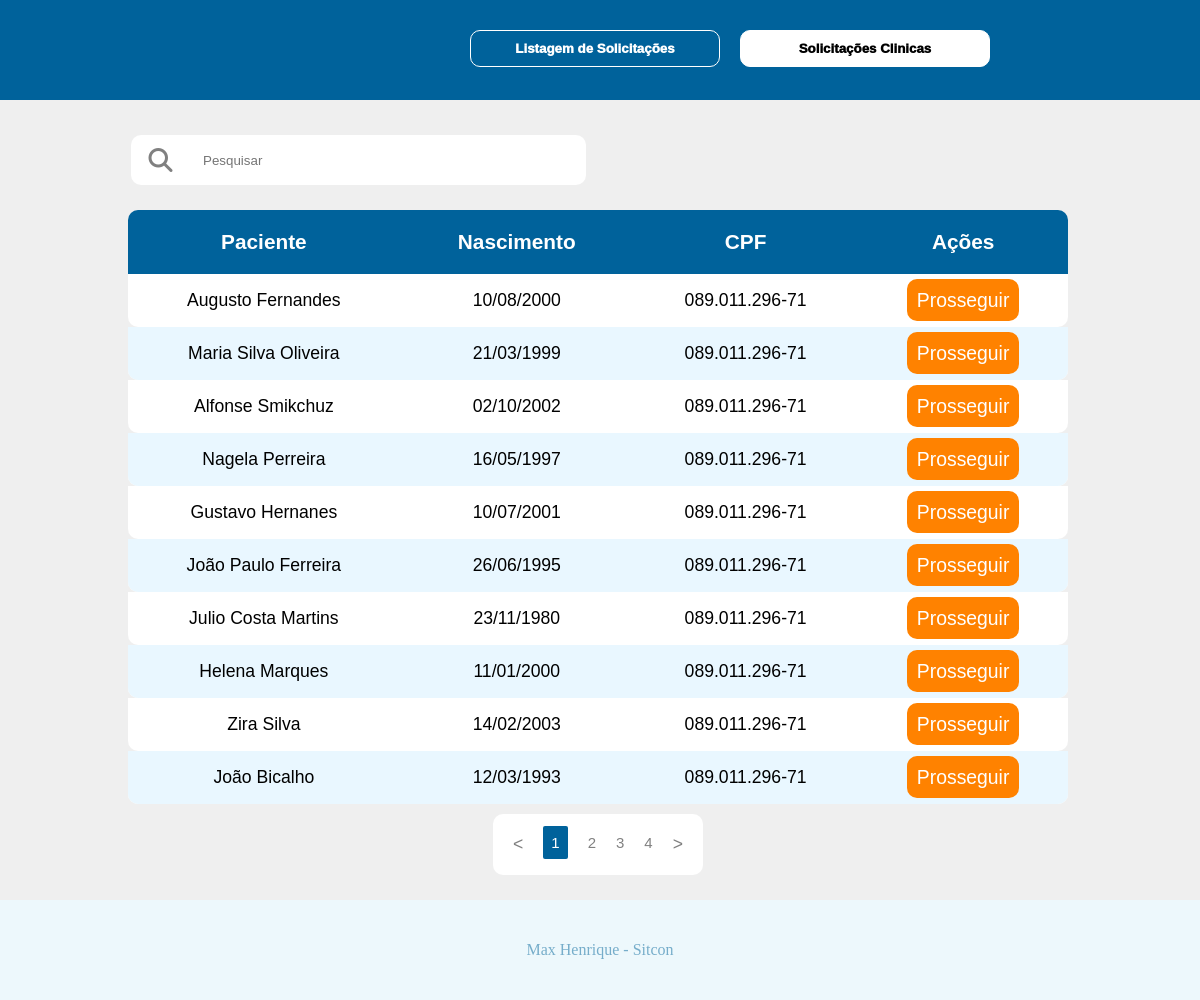
The page / on the database its author committed.
### tables this page shows
CREATE TABLE `pacientes` (
  `id` int(11) NOT NULL,
  `nome` varchar(50) NOT NULL,
  `dataNasc` date NOT NULL,
  `CPF` varchar(12) NOT NULL,
  `status` varchar(7) NOT NULL
);

### Configs/Class/class_pacientes.php (called while the page is built, shortened)
<?php
class Pacientes{
    public static function getPacientes($pesquisa){
        $whereSearch = '';
        if(!isset($_GET['page'])){
            $page = 1;
        }else{
            $page = $_GET['page'];
        }
        if($page == 1){
            $limit = " LIMIT 10";
        }else{
            $limit = " LIMIT ".($page-1) * 10 .",10";
        }
        $SQLQuantidade = "SELECT * FROM pacientes $whereSearch";
        $qtItem = mysqli_num_rows(mysqli_query(Database::DB(),$SQLQuantidade));
        $SQL = "SELECT * FROM pacientes $whereSearch $limit";
        $return = array(
            "rows" => mysqli_query(Database::DB(),$SQL),
            "quantidadeItens" => ceil($qtItem),
            "debug"=> $SQL
        );
        return $return;
    }
}

### Configs/Database/db.php (called while the page is built)
<?php
class Database{
    public static function DB(){
        return mysqli_connect('localhost','root','','desafiositcon');
    }
}

### Configs/Class/class_sitcon.php (called while the page is built)
<?php
class Sitcon{
    public static function cpfCnpj($val, $mask) {
        $maskared = '';
        $k = 0;
        for($i = 0; $i<=strlen($mask)-1; $i++) {
            if($mask[$i] == '#') {
                if(isset($val[$k])) $maskared .= $val[$k++];
            } else {
                if(isset($mask[$i])) $maskared .= $mask[$i];
            }
        }
        return $maskared;
    }
    public static function data($data,$tipo){
        return date($tipo, strtotime($data));
    }
}

### index.php (the view)
<?php
include"Configs/Includes/header.php";
require"Configs/Class/class_pacientes.php";
?>
<div class="table-sitcon">
    <form id="pesquisa" action="index.php" method="GET">
        <i class="fa fa-search"></i><input type="search" name="pesquisar" value="<?=(isset($_GET['pesquisar']) ? $_GET['pesquisar'] : '' )?>" placeholder="Pesquisar">
    </form>
    <table>
        <thead class="font-label">
            <tr>
                <th>Paciente</th>
                <th>Nascimento</th>
                <th>CPF</th>
                <th>Ações</th>
            </tr>
        </thead>
        <tbody>
            <?php
            $QuantidadeItens = Pacientes::getPacientes((isset($_GET['pesquisar']) ? $_GET['pesquisar'] : '' ))['quantidadeItens'];
            $linksPaginaveis = ceil($QuantidadeItens/10);
            foreach(Pacientes::getPacientes((isset($_GET['pesquisar']) ? $_GET['pesquisar'] : '' ))['rows'] as $p){
            ?>
            <tr>
                <td><?=$p['nome']?></td>
                <td><?=Sitcon::data($p['dataNasc'],'d/m/Y')?></td>
                <td><?=Sitcon::cpfCnpj($p['CPF'],'###.###.###-###')?></td>
                <td><a href="paciente.php?ID=<?=$p['id']?>" class="btn-prosseguir">Prosseguir</a></td>
            </tr>
            <?php
            }
            ?>
        </tbody>
    </table>
    <span id="pagination">
         <ul>
            <li id="back" style="font-size:1.1em"><a href='index.php<?=(isset($_GET['pesquisar']) ? '?pesquisar='.$_GET['pesquisar']."&page=1" : '?page=1' )?>' class='linkUnselected'><</a></li>
            <?php
            if(!isset($_GET['page'])){
                $page = 1;
            }else{
                $page = $_GET['page'];
            }
            $primeiraPagina = max($page - 3,1);
            $ultimaPagina = min($QuantidadeItens,$page + 3);
            for($i=$primeiraPagina;$i<=$ultimaPagina;$i++){
                $active = "class=\"linkUnselected\"";
                if($page == $i){
                    $active = "class=\"linkSelected\"";
                }
                if($i <= $linksPaginaveis){
                ?>
                    <li><a href='index.php<?=(isset($_GET['pesquisar']) ? '?pesquisar='.$_GET['pesquisar'].'&page='.$i : '?page='.$i )?>' <?=$active?>><?=$i?></a></li>
                <?php
                }
            }
            ?>
            <li id="next" style="font-size:1.1em"><a href='index.php<?=(isset($_GET['pesquisar']) ? '?pesquisar='.$_GET['pesquisar'].'&page='.$linksPaginaveis : '?page='.$linksPaginaveis )?>' class='linkUnselected'>></a></li>
        </ul>
    </span>
</div>
<?php
include"Configs/Includes/footer.php";
?>

### Configs/Includes/header.php (shortened to what this page needs)
<?php
require"./Configs/Database/db.php";
require"./Configs/Class/class_sitcon.php";
?>
<!DOCTYPE html>
<html lang="pt-br">
<head>
    <link rel="stylesheet" href="./css/headerfooter.css">
    <link rel="stylesheet" href="./css/index.css">
    <link rel="stylesheet" href="./css/paciente.css">
    <link rel="stylesheet" href="https://cdnjs.cloudflare.com/ajax/libs/font-awesome/6.5.1/css/all.min.css" />
</head>
<body>
<main>
    <header>
        <nav>
            <button class="btn-sitcon font-label <?=(basename($_SERVER['PHP_SELF']) == "index.php") ? 'pageSelected' : ''?>" onclick="window.location.href='index.php'">Solicitações Clinicas</button>
            <button class="btn-sitcon font-label <?=(basename($_SERVER['PHP_SELF']) == "listasolicitacoes.php") ? 'pageSelected' : ''?>" onclick="window.location.href='listasolicitacoes.php'">Listagem de Solicitações</button>
        </nav>
    </header>

### Configs/Includes/footer.php (shortened to what this page needs)
    <footer>
        <p>Max Henrique - Sitcon</p>
    </footer>
    </main>
</body>
</html>

### css/headerfooter.css (style rules this page uses)
* { margin:0; padding:0; list-style:none; text-decoration:none; }
body { background:#EFEFEF; overflow:scroll; height:1000px; }
.table-sitcon tbody tr:nth-child(even), .table-sitcon-solicitacoes tbody tr:nth-child(even) { background-color: #e9f7ff; }
header { width:100%; display:flex; flex-direction:row; background:#00629B; height:100px; }
header nav { width:100%; margin:20px; margin-right:200px; }
header nav button { float:right; }
.btn-sitcon { margin:10px; background:transparent; border:solid white 1.5px; border-radius:10px; color:white; padding:10px 15px 10px 15px; width:250px; cursor:pointer; }
.pageSelected { margin:10px; background:white; border:solid white 1.5px; border-radius:10px; color:black; padding:10px 15px 10px 15px; width:250px; cursor:pointer; }
.font-label { font-family:Arial, Helvetica, sans-serif; font-weight:1000; }
footer { background:#EDF8FC; bottom: 0; position: fixed; width: 100%; text-align: center; height:10%; color:#76ADCA; }
footer p { line-height:100px; }

### css/index.css (style rules this page uses)
.table-sitcon, .table-sitcon-solicitacoes { width:98%; display:flex; flex-direction:column; align-items:center; margin:10px; }
.table-sitcon table thead, .table-sitcon-solicitacoes table thead { background:#00629B; font-size:1.3em; }
.linkUnselected { color:gray; }
.linkSelected { background:#00629B; padding:8px; color:white; text-align:center; border-radius:2px; }
#pagination { display:flex; flex-direction:row; background:white; padding:10px; color:gray; margin:10px; border-radius:10px; }
#pagination ul { display:flex; flex-direction:row; }
#pagination ul li { margin:10px; font-family:Impact, Haettenschweiler, 'Arial Narrow Bold', sans-serif; font-size:15px }
.table-sitcon table tbody, .table-sitcon-solicitacoes table tbody { font-size:1.1em; font-family:Arial, Helvetica, sans-serif; background:white; }
.table-sitcon table tbody tr td, .table-sitcon-solicitacoes table tbody tr td { padding:15px; }
.table-sitcon table tbody tr td:nth-child(1) { border-bottom-left-radius: 10px; }
.table-sitcon table tbody tr td:nth-child(4) { border-bottom-right-radius: 10px; }
.table-sitcon table thead tr th, .table-sitcon-solicitacoes table thead tr th { padding:20px; color:white; }
.table-sitcon table thead tr th:nth-child(1) { border-top-left-radius: 10px; }
.table-sitcon table thead tr th:nth-child(4) { border-top-right-radius: 10px; }
#pesquisa { width:79.5%; padding:25px; }
#pesquisa input { float:left; padding:14.5px; width:400px; background:white; border:solid white; border-bottom-right-radius: 10px; border-top-right-radius: 10px; border-bottom-left-radius: 0px; border-top-left-radius: 0px; }
#pesquisa i { float:left; padding:10px; background:white; border:solid white; border-bottom-left-radius: 10px; border-top-left-radius: 10px; color:gray; font-size:1.5em; padding-left:15px; }
.btn-prosseguir { padding:10px; background-color:#FF8200; color:white; border:none; border-radius:10px; font-family:Arial, Helvetica, sans-serif; font-size:1.1em; }
.table-sitcon table,.table-sitcon-solicitacoes table { width:80%; margin:0px; border-spacing:0px; text-align:center; }

### rows shown on the page
pacientes: nome "Augusto Fernandes", dataNasc "10/08/2000", CPF "089.011.296-71"
pacientes: nome "Maria Silva Oliveira", dataNasc "21/03/1999", CPF "089.011.296-71"
pacientes: nome "Alfonse Smikchuz", dataNasc "02/10/2002", CPF "089.011.296-71"
pacientes: nome "Nagela Perreira", dataNasc "16/05/1997", CPF "089.011.296-71"
pacientes: nome "Gustavo Hernanes", dataNasc "10/07/2001", CPF "089.011.296-71"
pacientes: nome "João Paulo Ferreira", dataNasc "26/06/1995", CPF "089.011.296-71"
pacientes: nome "Julio Costa Martins", dataNasc "23/11/1980", CPF "089.011.296-71"
pacientes: nome "Helena Marques", dataNasc "11/01/2000", CPF "089.011.296-71"
pacientes: nome "Zira Silva", dataNasc "14/02/2003", CPF "089.011.296-71"
pacientes: nome "João Bicalho", dataNasc "12/03/1993", CPF "089.011.296-71"
